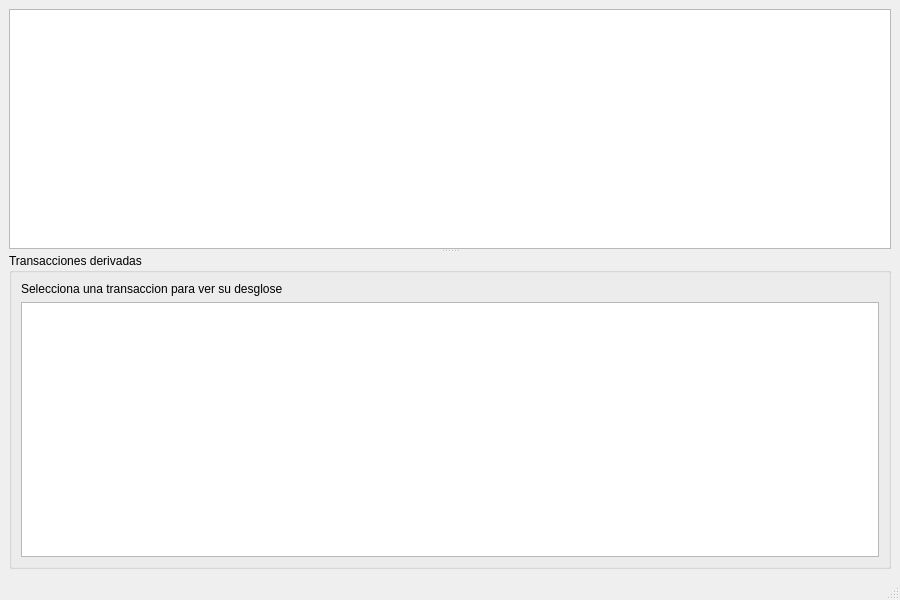
<?xml version="1.0" encoding="UTF-8"?>
<ui version="4.0">
 <class>MainWindow</class>
 <widget class="QMainWindow" name="MainWindow">
  <property name="geometry">
   <rect>
    <x>0</x>
    <y>0</y>
    <width>900</width>
    <height>600</height>
   </rect>
  </property>
  <property name="windowTitle">
   <string>GestionTransaccionesBancarias</string>
  </property>
  <widget class="QWidget" name="centralwidget">
   <layout class="QVBoxLayout" name="verticalLayout">
    <item>
     <widget class="QSplitter" name="splitter">
      <property name="orientation">
       <enum>Qt::Vertical</enum>
      </property>
      <widget class="QTableView" name="tableView"/>
      <widget class="QGroupBox" name="groupDerived">
       <property name="title">
        <string>Transacciones derivadas</string>
       </property>
       <layout class="QVBoxLayout" name="verticalLayoutDerived">
        <item>
         <widget class="QLabel" name="labelDerivedSummary">
          <property name="text">
           <string>Selecciona una transaccion para ver su desglose</string>
          </property>
         </widget>
        </item>
        <item>
         <widget class="QTableView" name="tableViewDerived"/>
        </item>
       </layout>
      </widget>
     </widget>
    </item>
   </layout>
  </widget>
  <widget class="QMenuBar" name="menubar"/>
  <widget class="QStatusBar" name="statusbar"/>
 </widget>
 <resources/>
 <connections/>
</ui>
